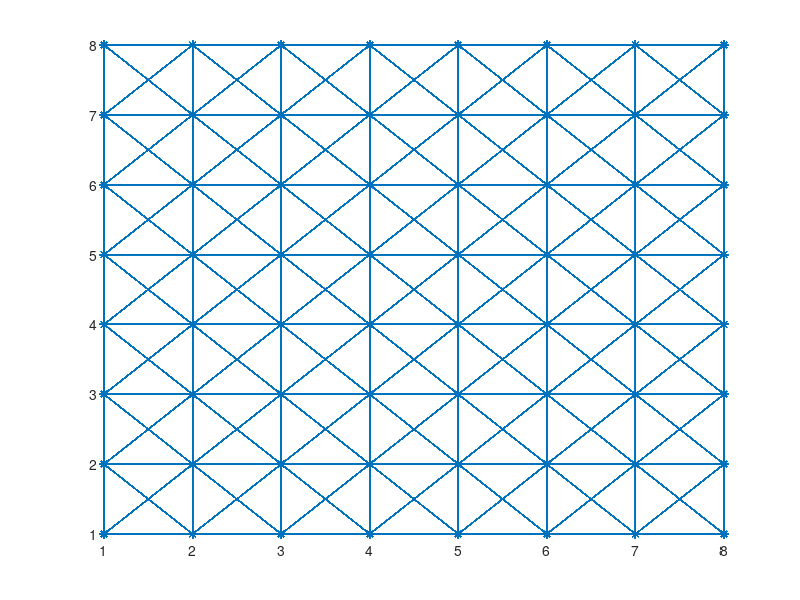

MATLAB code for this plot: (Note: this script raises an error after producing the figure.)
%Testing multi-objective optimization

clear
close all

tic

P_tr_thresh = 0.2;
% times = zeros(1,10);

% for z = 2:10
%build adjacency matrix
s =8;
V = s^2;
N = V^2;
i_vals = [];
j_vals = [];

minimum = 0.9;
maximum = 1.0;
P_tr = (maximum - minimum)*rand(V, 1) + minimum; %Prob. of traverse associated with each node. sqrt is to bias towards higher values.
P_tr = repmat(P_tr, V, 1);
costs = 10*abs(randn(V,1));

for i = 1:V    %for each row in adjacency matrix
   if (mod(i,s) >0) %if it isn't on the right edge of grid 
    j_vals(end+1) = i; %add node to right
    i_vals(end+1) = i+1;
   end

   if (mod(i, s) ~=1) %if node isn't on the left edge of grid
    j_vals(end+1) = i; %add node to left
    i_vals(end+1) = i-1;
   end
   
   if (i> s) %if vertex isn't on top of grid
    j_vals(end+1) = i ;   %add next node up
    i_vals(end+1) = i - s;
       if (mod(i,s) >0) %if it isn't on the right edge of grid 
        j_vals(end+1) = i; %add node to diagonal right
        i_vals(end+1) = i+1 - s;
       end

       if (mod(i, s) ~=1) %if node isn't on the left edge of grid
        j_vals(end+1) = i; %add node to diagonal left
        i_vals(end+1) = i-1 -s;
       end
   end
   
   if (i<=(V- s))   %if vertex isn't on bottom of grid
    j_vals(end+1) = i ;  %add next node down
    i_vals(end+1) = i+s ;
       if (mod(i,s) >0) %if it isn't on the right edge of grid 
        j_vals(end+1) = i; %add node to diagonal right
        i_vals(end+1) = i+1+ s;
       end

       if (mod(i, s) ~=1) %if node isn't on the left edge of grid
        j_vals(end+1) = i; %add node to diagonal left
        i_vals(end+1) = i-1+s;
       end
   end   
end

vals = 10*abs(randn(length(i_vals), 1));  %generate random costs
a= sparse(i_vals, j_vals, vals); %one section of the adjacency matrix
adj = sparse(V^2, V^2);
for i=1:V-1 %assemble adjacency matrix from sections
   adj((i-1)*V+1:(i-1)*V+V, i*V+1:i*V+V) = a;
end
%  spy(adj)

% %create coordinates
coords = [];
for i = 1:N
   block_no = ceil(i/V);
   V_no = i - (block_no-1)*V;

   row = mod(V_no,s);
   col = ceil(V_no/s);
      if (row==0) row = s; end
   coords(end+1,:) = [row, col]; 
end
gplot(adj, coords, '*-') %plot graph

[adj_i, adj_j, adj_v] = find(adj); %access rows and columns of adjacency matrix.

P_tr(V^2-V:V^2) = 1;
%d{i,1}(:,1) is minimum cost, d{i,1}(:,2) is total P_tr, d{i,1}(:,3) is path
%represented by that node.
d{N,2} = []; % array to list parent paths
% for i=1:N
%    d{i,2} = zeros(V);
% end
for i=(N-V+1):(N) %create d vector to store cost, P_tr, parents for each entry in adj.
   d{i,1} = [0 1 i];
%     d{i,1} = [0 1];
%     d{i,2}(1) = i;
end

for i=1:V
   d{i*V} = [0 1 i*V]; 
end


% d{N} = [0 1 N];
% d = d'; %make column vector

%For each column in adjacency matrix, find all connections.
%for each connection:
    %populate P_tr and cost
    %add all options to list in connected node
    %run pareto front for connected code

t = zeros(V, 2*V);
for i=1:V
    r = (1+(i-1)*V):i*V;
    t(i,i:(i+V-1)) = r; 
end

rows_to_do = [];
for i=1:2*V
   l = t(find(t(:,i)),i);
   rows_to_do(end+1:end+(length(l))) = l;
end
rows_to_do = fliplr(rows_to_do);

    
% for i=N:-1:1 %counting back from last populated column in adjacency matrix,
for i=rows_to_do
    col = i;
        V_col = mod(col, V);
        if (V_col==0) V_col = V; end 
    conns = find(adj(:,col)~=0);    %find entries in column col

    for j=1:length(conns)   %for each connection,
        if isempty(d{conns(j)})
            options = [];
        else
            options = d{conns(j),1}; %pull current pareto front
        end
        row = conns(j);             %row of current connection
        V_row = mod(row, V);
        if (V_row==0) V_row = V; end 

        new_options = [d{i,1}(:,1) + adj(row,col), d{i,1}(:,2)*P_tr(V_row), repmat(i, size(d{i,1}(:,1)))];   %list possible new paths
%           new_options = [d{i,1}(:,1) + adj(row,col), d{i,1}(:,2)*P_tr(V_row)];      
                %these possibilities come from a path through the current
                %node, i.
        
        for k=1:size(new_options,1) %if option violates P_tr, set penalty cost
           if new_options(k,2) < P_tr_thresh
            new_options(k,1) = new_options(k,1) + 1000;
           end
        end
    options = [options; new_options];

% build front 
%     inds = [];
    [front, inds] = prto(options);
%     front = prto(options);
   
    %put pareto front into list for connected node
    if isempty(front) 
        d{conns(j),1} = options;
%         d{conns(j),2} = repmat(i, size(options,1),1);
    else
        d{conns(j),1} = front;
%         d{conns(j),2} = d{conns(j),2}(inds);
    end
  
    end
end


time = toc;
% times(z) = time;

% end
% d{1}

% %extract best path
best_path = 1;
t = 1;
while (mod(t,V)>0) %while on a node that isn't the last node
    t = d{t}(1,3);    %find minimum cost path at node t
    best_path(end+1) = t;
    
%     t = path(end);
end
best_path
cost = d{1}(1)
Ptr = prod(P_tr(best_path))
time

% hold on
% for i=1:size((best_path),1)-1  %plot path 
%     plot(coordsbest_pathbp(i),1, coords(best_path(i),2), 'r*')
%     plot([coords(best_path(i),1), coords(best_path(i+1),1)],[coords(best_path(i),2), coords(best_path(i+1),2)], 'r-')    
% end
% axis off
% axis equal

hold on
for i=1:length(best_path)-1  %plot path
    plot(coords(best_path(i),1), coords(best_path(i),2), 'r*')
    plot([coords(best_path(i),1), coords(best_path(i+1),1)],[coords(best_path(i),2), coords(best_path(i+1),2)], 'r-', 'LineWidth', 4)    
end
axis off
axis equal